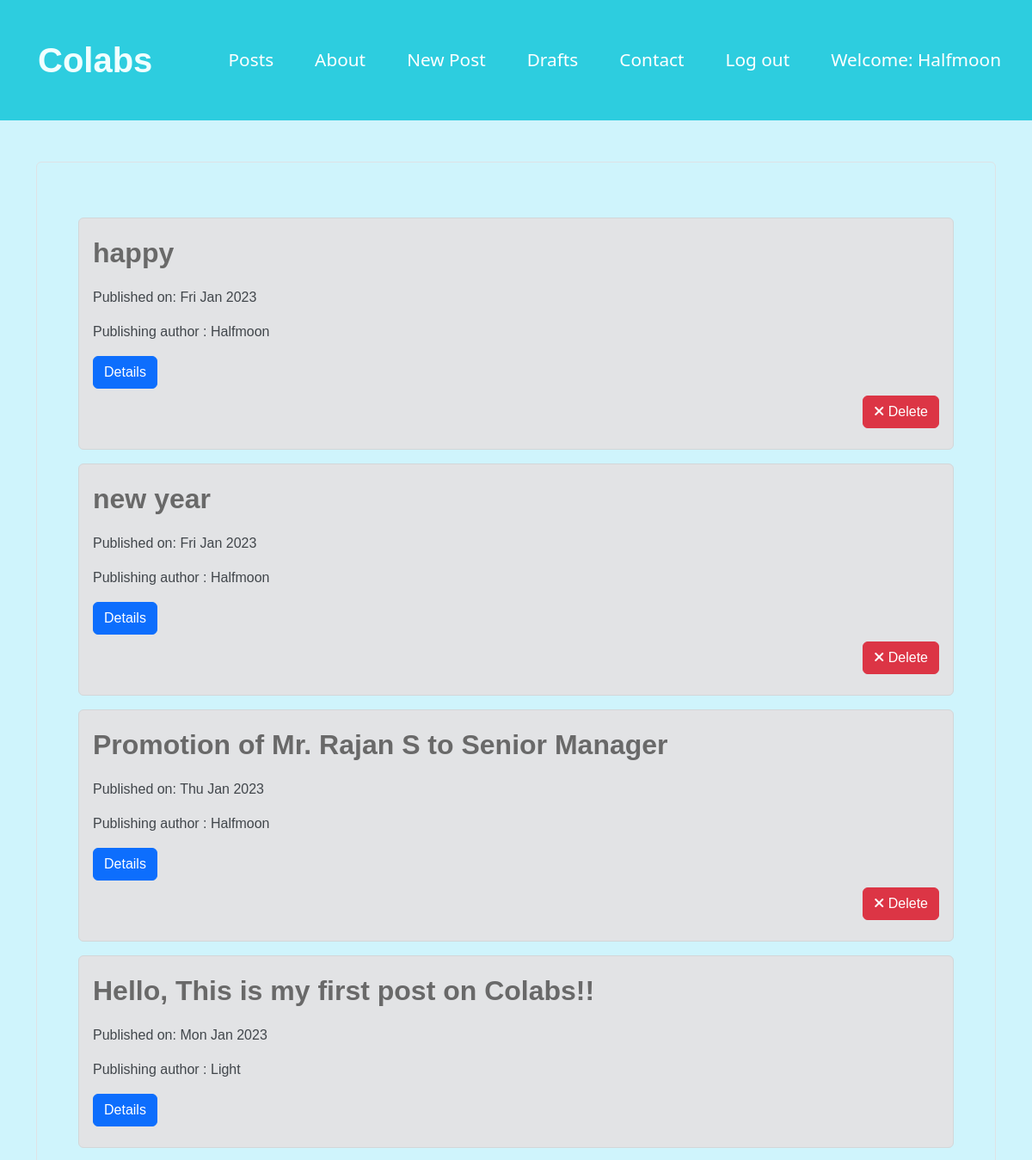
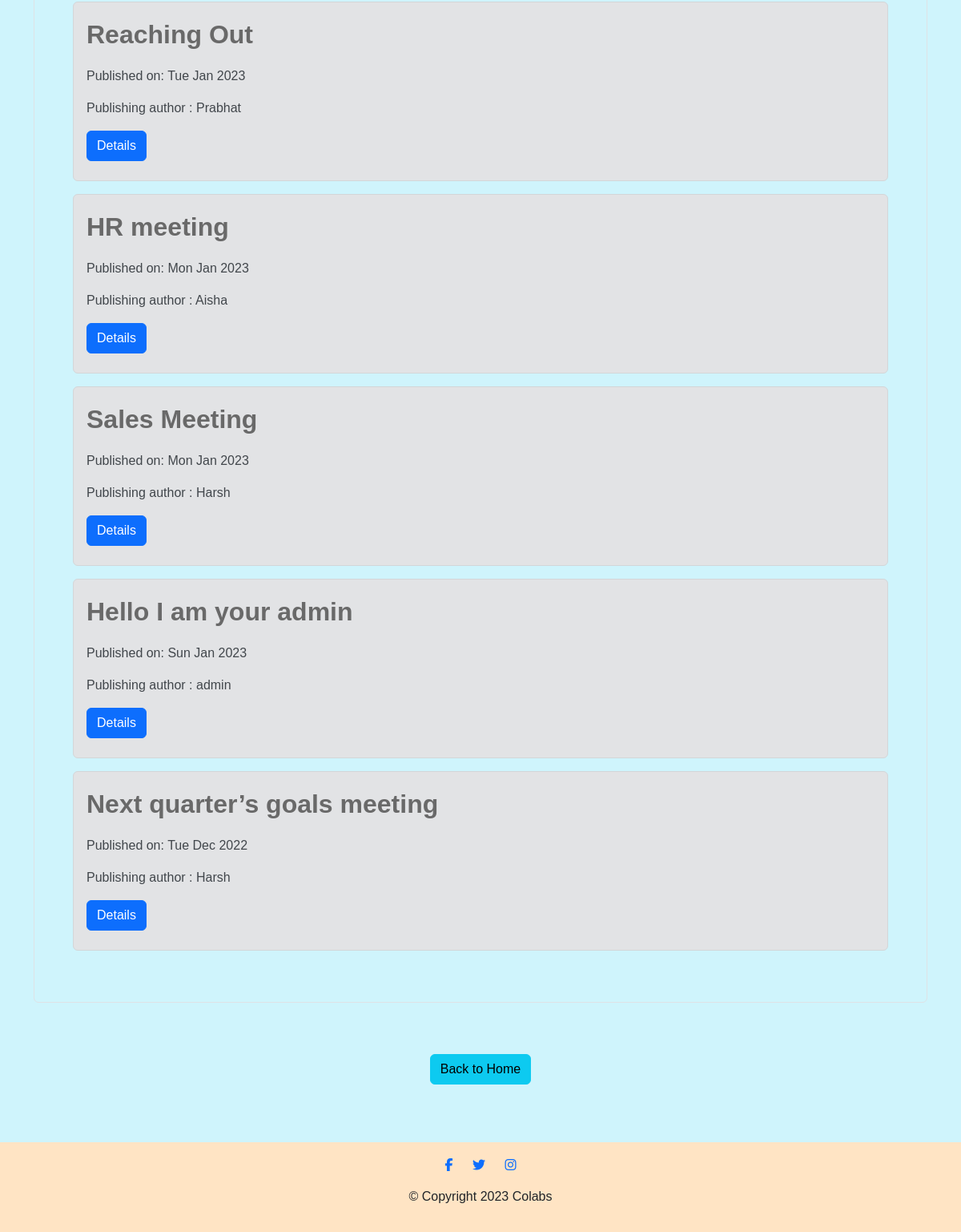
/post/ (signed in), run on the app's committed database (2 pictures, top to bottom).
### blog/models.py (models this page shows, shortened)
class Post(models.Model):
    author = models.ForeignKey('auth.User',on_delete=models.CASCADE)
    title = models.CharField(max_length=200)
    text = models.TextField()
    created_date = models.DateTimeField(default=timezone.now)
    published_date = models.DateTimeField(blank=True, null=True)

### blog/views.py (the view)
# urls.py: path('post/',views.PostListView.as_view(),name='post_list'),
class PostListView(LoginRequiredMixin,ListView):
    login_url = '/login/'
    model = Post
    def get_queryset(self):
        return Post.objects.filter(published_date__lte=timezone.now()).order_by('-published_date')

### blog/templates/blog/post_list.html
{% extends 'blog/base.html' %}
{% load static %}
{% block content %}
    <div class="container my-5 d-grid gap-5 ">
      <div class="p-5 border  alert alert-info ">
        <p>
          {% for post in post_list %}
                <div class="alert alert-secondary">
                  <div class="date">
                    <p style="font-size:2rem; color:dimgrey"> <strong>{{post.title}}</strong>  </p>
                    <p >Published on: {{ post.published_date|date:"D M Y"}}</p>
                    <p> Publishing author : {{post.author}}</p>
                  </div>
                  <h3><a  href="{% url 'post_detail' pk=post.pk %}"><button class ="btn btn-primary"type="submit">Details</button></a></h3>
                    {%  if request.user == post.author  %}
                    <div style="text-align:right;">
                  <h3><a class="btn btn-danger " href="{% url 'post_remove' pk=post.pk %}"><span class="fa fa-remove"> </span> Delete</a></h3>
                  </div>
                  {% endif %}
                </div>
            {% endfor %}
        </p>
      </div>
    </div>
    <div class="text-center">
    <a href="{% url 'back'%}"  class="btn btn-info text-center" >Back to Home</a>
  </div>
  <footer class="white-section" id="footer">
    <div class="container-fluid">
      <a href="http://www.facebook.com" i class="social-icon fab fa-facebook-f"></a>
      <a href="http://www.twitter.com" i class="social-icon fab fa-twitter"></a>
      <a href="http://www.instagram.com"> <i class=" social-icon fa-brands fa-instagram"></i></a>
      <p>© Copyright 2023 Colabs</p>
    </div>
  </footer>
{% endblock content %}

### blog/templates/blog/base.html (shortened to what this page needs)
<!DOCTYPE html>
{% load static %}
<html>
  <head>
    <link rel="stylesheet" href="{% static 'css/bootstrap.css' %}">
    <link rel="stylesheet" href="{% static 'css/blog.css' %}">
  </head>
  <body style="background-color: #cff4fc;">
    <section class="colored-section" id="title">
      <nav class="navbar navbar-expand-lg" style="background-color: #2DCDDF;">
        <div class="container-fluid">
          <a class="navbar-brand" href="{% url 'index' %}">Colabs</a>
          <div class="collapse navbar-collapse" id="navbarSupportedContent">
            <ul class="navbar-nav ms-auto mb-2 mb-lg-0">
              <li class="nav-item">
                <a class="nav-link nav-link-index " href="{% url 'post_list' %}">Posts</a>
              </li>
              <li class="nav-item">
                <a class=" nav-link nav-link-index" href="{% url 'about' %}">About</a>
              </li>
              {% if user.is_authenticated %}
              <li class="nav-item">
                <a class="nav-link nav-link-index " href="{% url 'post_new' %}">New Post</a>
              </li>
              <li class="nav-item">
                <a class="nav-link nav-link-index" href="{% url 'post_draft_list' %}">Drafts</a>
              </li>
              <li class="nav-item">
                <a class="nav-link nav-link-index" href="{% url 'contact' %}">Contact</a>
              </li>
              <li class="nav-item">
                <a class="nav-link nav-link-index" href="{% url 'logout' %}">Log out</a>
              </li>
              <li class="nav-item">
                <a class="nav-link  nav-link-index" style="color:white;">Welcome: {{ user.username }}</a>
              </li>
              {% else %}
              <li class="nav-item">
                <a class="nav-link"  href="{% url 'login' %}" aria-label="Login"><span class="fa fa-user" aria-hidden="true"></span></a>
              </li>
              {% endif %}
            </ul>
          </div>
        </div>
      </nav>
</section>
                      {% block content %}
                      {% endblock %}
  </body>
</html>

### blog/static/css/blog.css (style rules this page uses)
body { background-color: whitesmoke; font-family: sans-serif; }
* { margin: 0rem; padding: 0rem; }
.navbar-brand { font-family: 'Gill Sans', 'Gill Sans MT', Calibri, 'Trebuchet MS', sans-serif; font-size: 2.5rem; font-weight: bold; padding: 2rem; color:azure; }
.nav-item { margin: 1rem; }
a { text-decoration: none; }
.nav-link { color:white; font-weight:500; font-family: 'Segoe UI', Tahoma, Geneva, Verdana, sans-serif; font-size:1.3em; }
.nav-link-index { color: white; }
.social-icon { margin: 20px 10px; }
.white-section { margin-top: 6%; background-color: bisque; padding: 0%; text-align: center; padding-bottom: 1rem; }

### data on the page
Post: title "happy", published_date "Fri Jan 2023", author "Halfmoon", shows "Delete"
Post: title "new year", published_date "Fri Jan 2023", author "Halfmoon", shows "Delete"
Post: title "Promotion of Mr. Rajan S to Senior Manager", published_date "Thu Jan 2023", author "Halfmoon", shows "Delete"
Post: title "Hello, This is my first post on Colabs!!", published_date "Mon Jan 2023", author "Light"
Post: title "Reaching Out", published_date "Tue Jan 2023", author "Prabhat"
Post: title "HR meeting", published_date "Mon Jan 2023", author "Aisha"
Post: title "Sales Meeting", published_date "Mon Jan 2023", author "Harsh"
Post: title "Hello I am your admin", published_date "Sun Jan 2023", author "admin"
Post: title "Next quarter’s goals meeting", published_date "Tue Dec 2022", author "Harsh"

### other printed values
{{ user.username }} "Halfmoon"
